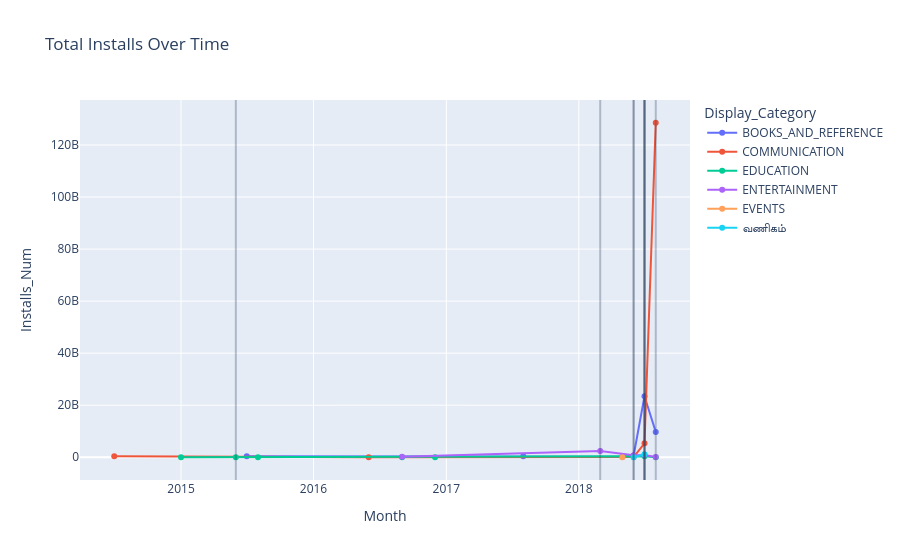

Notebook cell for this chart:
### Code cell
from datetime import datetime

current_hour = datetime.now().hour

if 18 <= current_hour < 21:

    # Convert Period values in the graph's X-axis
    for trace in fig.data:
        if trace.x is not None:
            trace.x = [str(x) for x in trace.x]

    # Convert Period values used in graph shapes
    for shape in fig.layout.shapes:
        if shape.x0 is not None:
            shape.x0 = str(shape.x0)

        if shape.x1 is not None:
            shape.x1 = str(shape.x1)

    fig.show()

else:
    print(
        "This graph is available only between 6 PM IST and 9 PM IST."
    )

### Figure 1 — Plotly figure (JSON) as saved in the notebook; plotly's stock layout.template omitted (floating-point values rounded to 4 significant figures)
{"data": [{"hovertemplate": "Display_Category=BOOKS_AND_REFERENCE<br>Month=%{x}<br>Installs_Num=%{y}<extra></extra>", "legendgroup": "BOOKS_AND_REFERENCE", "line": {"color": "#636efa", "dash": "solid"}, "marker": {"symbol": "circle"}, "mode": "lines+markers", "name": "BOOKS_AND_REFERENCE", "orientation": "v", "showlegend": true, "type": "scatter", "x": ["2015-07", "2017-08", "2018-05", "2018-06", "2018-07", "2018-08"], "xaxis": "x", "y": [380000000, 400000000, 195000000, 585000000, 23437000000, 9700000000], "yaxis": "y"}, {"hovertemplate": "Display_Category=COMMUNICATION<br>Month=%{x}<br>Installs_Num=%{y}<extra></extra>", "legendgroup": "COMMUNICATION", "line": {"color": "#EF553B", "dash": "solid"}, "marker": {"symbol": "circle"}, "mode": "lines+markers", "name": "COMMUNICATION", "orientation": "v", "showlegend": true, "type": "scatter", "x": ["2014-07", "2016-06", "2018-06", "2018-07", "2018-08"], "xaxis": "x", "y": [340000000, 1000000, 70000000, 5334000000, 128550000000], "yaxis": "y"}, {"hovertemplate": "Display_Category=EDUCATION<br>Month=%{x}<br>Installs_Num=%{y}<extra></extra>", "legendgroup": "EDUCATION", "line": {"color": "#00cc96", "dash": "solid"}, "marker": {"symbol": "circle"}, "mode": "lines+markers", "name": "EDUCATION", "orientation": "v", "showlegend": true, "type": "scatter", "x": ["2015-01", "2015-06", "2015-08", "2016-09", "2016-12", "2018-07", "2018-08"], "xaxis": "x", "y": [3700000, 35000000, 36000000, 1000000, 800000, 350000000, 28000000], "yaxis": "y"}, {"hovertemplate": "Display_Category=ENTERTAINMENT<br>Month=%{x}<br>Installs_Num=%{y}<extra></extra>", "legendgroup": "ENTERTAINMENT", "line": {"color": "#ab63fa", "dash": "solid"}, "marker": {"symbol": "circle"}, "mode": "lines+markers", "name": "ENTERTAINMENT", "orientation": "v", "showlegend": true, "type": "scatter", "x": ["2016-09", "2018-03", "2018-06", "2018-07", "2018-08"], "xaxis": "x", "y": [240000000, 2400000000, 780000000, 870100000, 100000000], "yaxis": "y"}, {"hovertemplate": "Display_Category=EVENTS<br>Month=%{x}<br>Installs_Num=%{y}<extra></extra>", "legendgroup": "EVENTS", "line": {"color": "#FFA15A", "dash": "solid"}, "marker": {"symbol": "circle"}, "mode": "lines+markers", "name": "EVENTS", "orientation": "v", "showlegend": true, "type": "scatter", "x": ["2018-05"], "xaxis": "x", "y": [390000], "yaxis": "y"}, {"hovertemplate": "Display_Category=வணிகம்<br>Month=%{x}<br>Installs_Num=%{y}<extra></extra>", "legendgroup": "வணிகம்", "line": {"color": "#19d3f3", "dash": "solid"}, "marker": {"symbol": "circle"}, "mode": "lines+markers", "name": "வணிகம்", "orientation": "v", "showlegend": true, "type": "scatter", "x": ["2018-06", "2018-07"], "xaxis": "x", "y": [35000000, 1170000000], "yaxis": "y"}], "layout": {"legend": {"title": {"text": "Display_Category"}, "tracegroupgap": 0}, "shapes": [{"opacity": 0.3, "type": "rect", "x0": "2018-06", "x1": "2018-06", "xref": "x", "y0": 0, "y1": 1, "yref": "y domain"}, {"opacity": 0.3, "type": "rect", "x0": "2018-07", "x1": "2018-07", "xref": "x", "y0": 0, "y1": 1, "yref": "y domain"}, {"opacity": 0.3, "type": "rect", "x0": "2018-06", "x1": "2018-06", "xref": "x", "y0": 0, "y1": 1, "yref": "y domain"}, {"opacity": 0.3, "type": "rect", "x0": "2018-07", "x1": "2018-07", "xref": "x", "y0": 0, "y1": 1, "yref": "y domain"}, {"opacity": 0.3, "type": "rect", "x0": "2018-08", "x1": "2018-08", "xref": "x", "y0": 0, "y1": 1, "yref": "y domain"}, {"opacity": 0.3, "type": "rect", "x0": "2015-06", "x1": "2015-06", "xref": "x", "y0": 0, "y1": 1, "yref": "y domain"}, {"opacity": 0.3, "type": "rect", "x0": "2018-07", "x1": "2018-07", "xref": "x", "y0": 0, "y1": 1, "yref": "y domain"}, {"opacity": 0.3, "type": "rect", "x0": "2018-03", "x1": "2018-03", "xref": "x", "y0": 0, "y1": 1, "yref": "y domain"}, {"opacity": 0.3, "type": "rect", "x0": "2018-07", "x1": "2018-07", "xref": "x", "y0": 0, "y1": 1, "yref": "y domain"}], "title": {"text": "Total Installs Over Time"}, "xaxis": {"anchor": "y", "domain": [0, 1], "title": {"text": "Month"}}, "yaxis": {"anchor": "x", "domain": [0, 1], "title": {"text": "Installs_Num"}}}}
